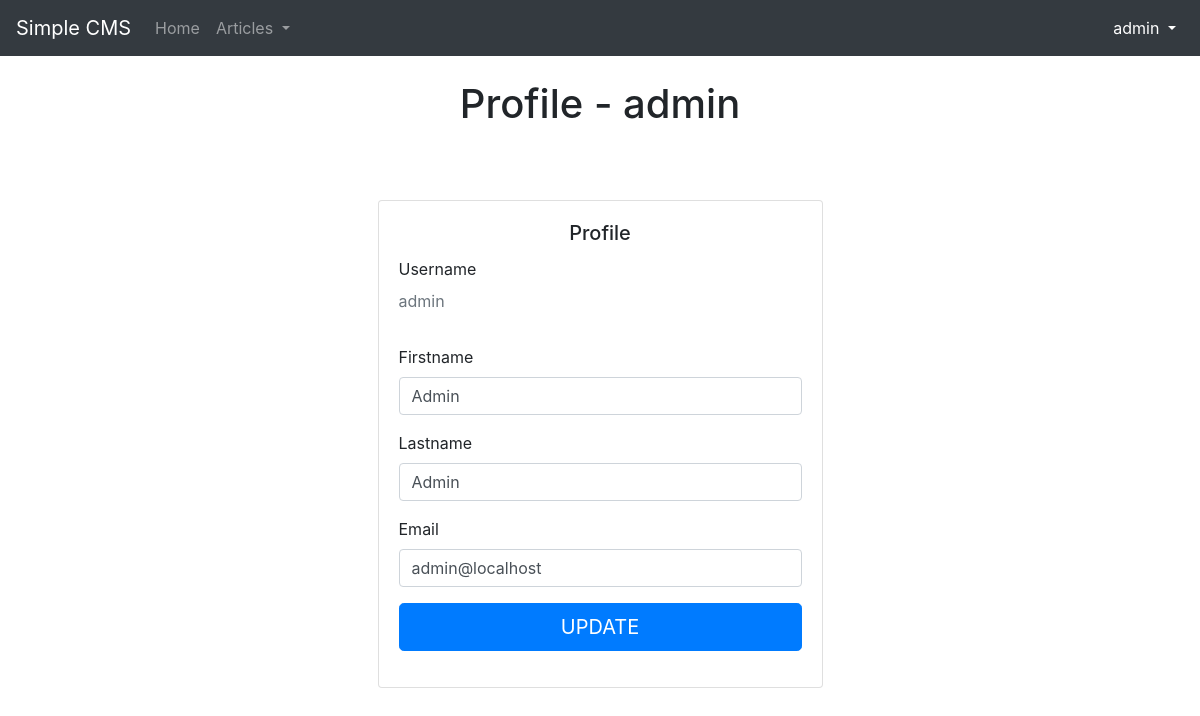
Page /profile.php (signed in) on the earlier database version.
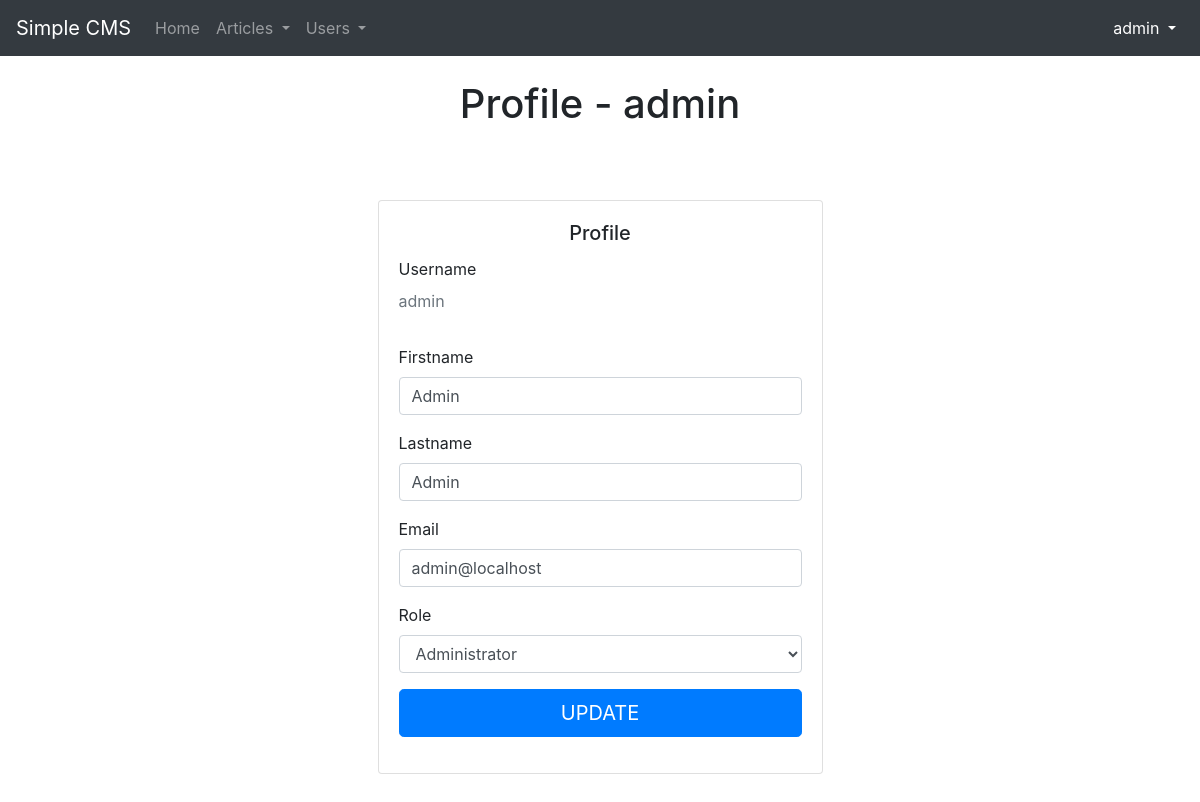
Same page on the later database version.
### tables this page shows
CREATE TABLE `users` (
  `ID` int(11) NOT NULL,
  `username` varchar(20) NOT NULL,
  `password` varchar(255) NOT NULL,
  `firstname` varchar(25) NOT NULL,
  `lastname` varchar(25) NOT NULL,
  `email` varchar(45) NOT NULL,
  `role` int(11) NOT NULL DEFAULT '1',
  `nickname` varchar(25) DEFAULT NULL,
  `avatar` varchar(255) DEFAULT NULL,
  `registred_at` timestamp NOT NULL DEFAULT CURRENT_TIMESTAMP
);

### config.php (called while the page is built, shortened)
<?php
	$User_Class = new \site\userClass\user();
	$User_Class->getUserData();
?>

### includes/db.class.php (called while the page is built, shortened)
<?php
	class connection {
		private static $conn, $db_name;
		public static function Select($query, $database = db_name) {
			$result = self::$conn->query($query);
			return $result;
		}
		public static function OpenConnection() {
			self::$conn = new \mysqli(db_host, db_user, db_pass, db_name);
		}
	}
?>

### includes/user.class.php (called while the page is built, shortened)
<?php
	require_once 'includes/db.class.php';
	class user {
		public function getUserData($userID = null) {
			if ($userID === null) {
				$query = sprintf("SELECT * FROM users WHERE ID = '%s'", $_SESSION['user']);
			} else {
				$query = sprintf("SELECT * FROM users WHERE ID = '%s'", $userID);
			}
			$result = connection::Select($query);
		}
	}
?>

### profile.php (the view, shortened to what this page needs)
<?php
	require_once 'config.php';
	$page = "Profile";
?>
<!doctype html>
<html lang="en">
	<?php include_once 'includes/head.php'; ?>
	<body>
		<?php include_once 'includes/header.php'; ?>
		<div class="container">
			<h1 class="text-center mb-4">Profile - <?php echo $User_Class->getData['username']; ?></h1>
			<div class="row">
				<div class="col-sm-9 col-md-7 col-lg-5 mx-auto">
					<div class="card card-signin my-5">
						<div class="card-body">
							<h5 class="card-title text-center">Profile</h5>
							<form action="profile" method="POST" class="form-group">
								<div class="form-label-group pb-3">
									<label for="inputUsername">Username</label>
									<p class="text-muted"><?php echo $User_Class->getData['username']; ?></p>
								</div>
								<div class="form-label-group pb-3">
									<label for="inputFirstname">Firstname</label>
									<input type="text" id="inputFirstname" name="firstname" class="form-control" placeholder="Firstname" value="<?php echo $User_Class->getData['firstname']; ?>" required>
								</div>
								<div class="form-label-group pb-3">
									<label for="inputLastname">Lastname</label>
									<input type="text" id="inputLastname" name="lastname" class="form-control" placeholder="Lastname" value="<?php echo $User_Class->getData['lastname']; ?>" required>
								</div>
								<div class="form-label-group pb-3">
									<label for="inputEmail">Email</label>
									<input type="text" id="inputEmail" name="email" class="form-control" placeholder="Lastname" value="<?php echo $User_Class->getData['email']; ?>" required>
								</div>
								<?php
									if ($User_Class->getData['role'] >= 2) {
								?>
									<div class="form-label-group pb-3">
										<label for="inputRole">Role</label>
										<select name="role" id="inputRole" class="form-control">
											<option value="2" <?php echo ($User_Class->getData['role'] === '2') ? "selected" : "" ?>>Administrator</option>
										</select>
									</div>
								<?php
									}
								?>
								<button class="btn btn-lg btn-primary btn-block text-uppercase" name="submit" type="submit">Update</button>
							</form>
						</div>
					</div>
				</div>
			</div>
		</div>
	</body>
</html>

### includes/head.php (shortened to what this page needs)
<head>
	<link rel="stylesheet" href="<?php echo URL; ?>/css/bootstrap.min.css">
	<link rel="stylesheet" href="<?php echo URL; ?>/css/custom.css">
</head>

### includes/header.php (shortened to what this page needs)
<nav class="navbar navbar-expand-lg navbar-dark bg-dark mb-4">
	<a class="navbar-brand" href="/home">Simple CMS</a>
	<div class="collapse navbar-collapse" id="navbarNav">
		<ul class="navbar-nav">
			<li class="nav-item <?php echo ($page === 'Home Page') ? 'active' : '' ; ?>">
				<a class="nav-link" href="<?php echo URL; ?>/home">Home <span class="sr-only">(current)</span></a>
			</li>
			<li class="nav-item dropdown <?php echo ($page === 'List Articles') ? 'active' : '' ; ?>">
				<a class="nav-link dropdown-toggle" href="#" id="navbarDropdown" role="button" data-toggle="dropdown" aria-haspopup="true" aria-expanded="false">
					Articles
				</a>
			</li>
			<?php
				$active = ($page === "List Users") ? "active" : "";
				if ($User_Class->getData['role'] >= 2) {
					echo '
						<li class="nav-item dropdown '. $active .'">
							<a class="nav-link dropdown-toggle" href="#" id="navbarDropdown" role="button" data-toggle="dropdown" aria-haspopup="true" aria-expanded="false">
								Users
							</a>
							<div class="dropdown-menu dropdown-menu-right" aria-labelledby="navbarDropdown">
								<a class="dropdown-item" href="'. URL .'/users">List All</a>
								<a class="dropdown-item disabled" href="#">New User</a>
							</div>
						</li>';
				}
			?>
		</ul>
		<ul class="nav navbar-nav ml-auto">
			<li class="nav-item dropdown <?php echo ($page === 'Profile') ? 'active' : '' ; ?>">
				<a class="nav-link dropdown-toggle" href="#" id="navbarDropdown" role="button" data-toggle="dropdown" aria-haspopup="true" aria-expanded="false">
					<?php echo $User_Class->getData['username']; ?>
				</a>
			</li>
		</ul>
	</div>
</nav>

Differences in the rows shown:
changed users "admin": role (not shown) → "Administrator"
Other differences:
text now shown: "Users Role"
